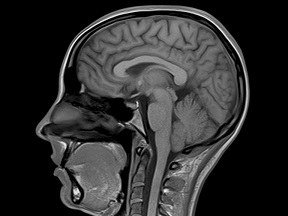
#> input picture small_0.jpg, 288 x 216 px
$ python engine.py
#> lines starting #> are read from the running program, lines starting #| are printed output that depends on the picture; after the words box and inside, x2 and y2 are one past the last pixel; in counts of white or black regions, pixels touching at a corner belong together
import cv2
import numpy as np
import functools


def change_sharp(img):
    kernel = np.array([[-1, -1, -1], [-1, 9, -1], [-1, -1, -1]])
    img = cv2.GaussianBlur(img, (5, 5), 0)
    img = cv2.filter2D(img, -1, kernel)
    return img


def change_constrast(img):
    lookuptable = np.empty((1,256), np.uint8)
    gamma = 3.2
    for i in range(256):
        lookuptable[0,i] = np.clip(pow(i / 255.0, gamma) * 255.0, 0, 255)
    return cv2.LUT(img, lookuptable)


def change_morphology(img):
    kernel = cv2.getStructuringElement(cv2.MORPH_ELLIPSE, (31, 31))
    closed = cv2.morphologyEx(img, cv2.MORPH_CLOSE, kernel)
    closed = cv2.dilate(closed, None, iterations=4)
    closed = cv2.erode(closed, None, iterations=2)
    return closed


def get_border(img):
    blurred = cv2.GaussianBlur(img, (9, 9), 0)
    border = cv2.Canny(blurred, 20, 20)
    return border


def remove_holes(img):
    contours, hierarch = cv2.findContours(img, cv2.RETR_TREE, cv2.CHAIN_APPROX_NONE)
    for i in range(len(contours)):
        if hierarch[0][i][3] != -1:
            cv2.drawContours(img, [contours[i]], 0, 255, -1)
    return img


def read_img(path):
    return cv2.imread(path, cv2.IMREAD_GRAYSCALE)


def simple(path):
    img = read_img(path)
    # cv2.imshow(path+'org', img)
    img = change_sharp(img)
    img = change_constrast(img)
    border = get_border(img)
    mor = change_morphology(border)
    res = remove_holes(mor)
    # cv2.imshow(path, res)
    return res


def get_pixels(img):
    lst = []
    for i in range(img.shape[0]):
        for j in range(img.shape[1]):
            if img.item(i, j) != 0:
                lst.append((i, j))
    return lst


def encode(img, lst, u, x0):
    T = 16
    m = 10
    j = 8
    H = []
    L = []

    for p in lst:
        v = img.item(p)
        H.append(v // T)
        L.append(v % T)

    x = [x0]
    for i in range(m + len(lst)):
        k = j if i < m else j + L[i - m]
        Gk = 2 ** (k % 7 + 8)
        L_u_xn = u * x[i] * (1 - x[i])
        x.append(L_u_xn * Gk - int(L_u_xn * Gk))
    x = x[m + 1:]

    pos = 100000
    ep = 1e-5
    for i in range(len(lst)):
        intx = int((x[i] - int(x[i])) * pos + ep) % (256 // T)
        nHv = H[i] ^ intx
        img.itemset(lst[i], nHv * T + L[i])

    return img


def decode(img, lst, u, x0):
    return encode(img, lst, u, x0)


def encode_change_pos(img, lst, u, x0):
    T = 16
    m = 10
    j = 8
    H = []
    L = []

    for p in lst:
        v = img.item(p)
        H.append(v // T)
        L.append(v % T)

    x = [(x0, 0)]
    for i in range(m + len(lst)):
        k = j if i < m else j + L[i - m]
        Gk = 2 ** (k % 7 + 8)
        L_u_xn = u * x[i][0] * (1 - x[i][0])
        x.append((L_u_xn * Gk - int(L_u_xn * Gk), i - m))
    x = x[m + 1:]
    x.sort(key=lambda v:v[0])

    pos = 100000
    ep = 1e-5
    for i in range(len(lst)):
        intx = int((x[i][0] - int(x[i][0])) * pos + ep) % (256 // T)
        nHv = H[x[i][1]] ^ intx
        img.itemset(lst[i], nHv * T + L[i])

    return img


def decode_change_pos(img, lst, u, x0):
    T = 16
    m = 10
    j = 8
    H = []
    L = []

    for p in lst:
        v = img.item(p)
        H.append(v // T)
        L.append(v % T)

    x = [(x0, 0)]
    for i in range(m + len(lst)):
        k = j if i < m else j + L[i - m]
        Gk = 2 ** (k % 7 + 8)
        L_u_xn = u * x[i][0] * (1 - x[i][0])
        x.append((L_u_xn * Gk - int(L_u_xn * Gk), i - m))
    x = x[m + 1:]
    x.sort(key=lambda v:v[0])

    pos = 100000
    ep = 1e-5
    for i in range(len(lst)):
        intx = int((x[i][0] - int(x[i][0])) * pos + ep) % (256 // T)
        nHv = H[i] ^ intx
        img.itemset(lst[x[i][1]], nHv * T + L[i])

    return img


def main():
    # imgs = ['mri_head.jpg', 'mri_bone.jpg', 'mri_brain.jpg', 'mri_heart.jpg', 'mri_heart0.jpg']
    # imgs = ['test_1.jpg', 'test_2.jpg']
    imgs = ['small_0.jpg', 'small_1.jpg', 'small_2.jpg', 'small_3.jpg', 'small_4.jpg']
    for img_name in imgs:
        img = simple(img_name)
#> in read_img, returned value is the input picture: shape (216, 288); min 0, max 255, mean 46.6
#> in change_constrast, `return cv2.LUT(img, lookuptable)`:
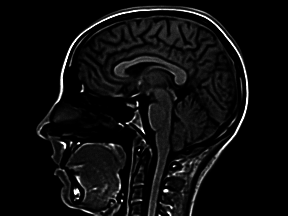
#> returned value: shape (216, 288); min 0, max 255, mean 11.8
#> in get_border, `blurred = cv2.GaussianBlur(img, (9, 9), 0)`:
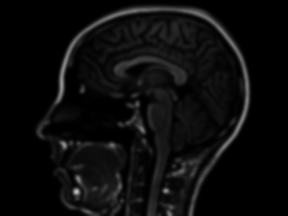
#> blurred: shape (216, 288); min 0, max 192, mean 11.8
#> in get_border, `border = cv2.Canny(blurred, 20, 20)`:
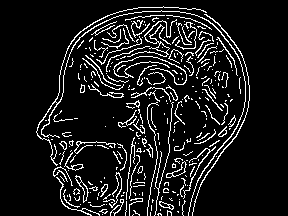
#> border: shape (216, 288); 10.1% white in thin lines or dots, all inside (x1, y1, x2, y2) = (36, 6, 250, 216)
#> in change_morphology, `closed = cv2.morphologyEx(img, cv2.MORPH_CLOSE, kernel)`: closed: shape (216, 288); 53.3% white; 4 black regions, box (x1, y1, x2, y2) and area: (0, 0, 120, 216) 13670, (193, 0, 288, 216) 13309, (73, 91, 115, 132) 1255, (83, 146, 116, 179) 829
#> in change_morphology, `closed = cv2.dilate(closed, None, iterations=4)`:
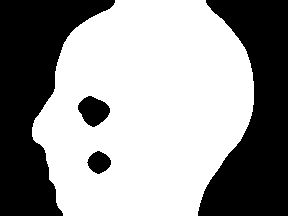
#> closed: shape (216, 288); 59.1% white; 4 black regions, box (x1, y1, x2, y2) and area: (0, 0, 115, 216) 12342, (198, 0, 288, 216) 12021, (78, 96, 110, 127) 670, (87, 151, 111, 174) 380
#> in change_morphology, `closed = cv2.erode(closed, None, iterations=2)`:
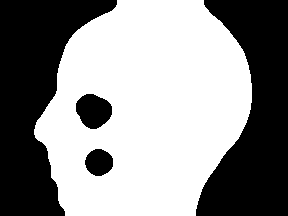
#> closed: shape (216, 288); 56.3% white; 4 black regions
#> in remove_holes, `contours, hierarch = cv2.findContours(img, cv2.RETR_TREE, cv2.CHAIN_AP..`: contours = 3 contours; box (x1, y1, x2, y2) and area: (34, 0, 252, 216) 36212, (75, 93, 113, 130) 986, (84, 148, 114, 177) 622
#> the loop in remove_holes, `for i in range(len(contours)):` made 3 passes
#> after the loop in remove_holes, `for i in range(len(contours)):`:
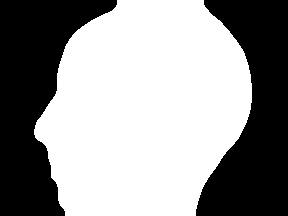
#> img: shape (216, 288); 58.7% white; 2 black regions, box (x1, y1, x2, y2) and area: (0, 0, 117, 216) 13002, (196, 0, 288, 216) 12661
        cv2.imwrite(img_name[:-4] + '_mask.jpg', img)
        lst = get_pixels(img)
#> lst = 36545 items
        encoded_img = encode_change_pos(read_img(img_name), lst, 3.0, 0.7123)
#> in encode_change_pos, `T = 16`: T = 16
#> the loop in encode_change_pos, `for p in lst:` made 36545 passes
#> (p, v) on passes 1 to 3: ((0, 117), 0), ((0, 118), 0), ((0, 119), 0)
#> after the loop in encode_change_pos, `for p in lst:`: H = 36545 items
#> the loop in encode_change_pos, `for i in range(m + len(lst)):` made 36555 passes
#> (k, Gk, L_u_xn) on passes 1 to 3: (8, 512, 0.615), (8, 512, 0.53), (8, 512, 0.713)
#> after the loop in encode_change_pos, `for i in range(m + len(lst)):`: x = 36556 items
#> in encode_change_pos, `x = x[m + 1:]`: x = 36545 items
#> the loop in encode_change_pos, `for i in range(len(lst)):` made 36545 passes
#> (intx, nHv) on passes 1 to 3: (0, 4), (2, 6), (3, 6)
#> after the loop in encode_change_pos, `for i in range(len(lst)):`:
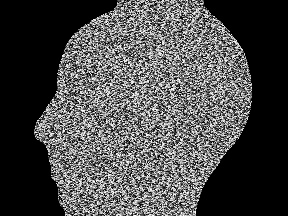
#> img: shape (216, 288); min 0, max 255, mean 74.5
        cv2.imwrite(img_name[:-4] + '_encoded.jpg', encoded_img)
        # cv2.imshow(img_name + '_encoded', encoded_img)
        decoded_img = decode_change_pos(encoded_img, lst, 3.0, 0.7123)
#> the loop in decode_change_pos, `for p in lst:` made 36545 passes
#> (p, v) on passes 1 to 3: ((0, 117), 64), ((0, 118), 96), ((0, 119), 96)
#> the loop in decode_change_pos, `for i in range(m + len(lst)):` made 36555 passes
#> after the loop in decode_change_pos, `for i in range(m + len(lst)):`: x = 36556 items
#> in decode_change_pos, `x = x[m + 1:]`: x = 36545 items
#> the loop in decode_change_pos, `for i in range(len(lst)):` made 36545 passes
#> (intx, nHv) on passes 1 to 3: (0, 4), (2, 4), (3, 5)
        # cv2.imshow(img_name + '_decoded', decoded_img)
        cv2.imwrite(img_name[:-4] + '_decoded.jpg', decoded_img)
#> pass 2 of the loop in main, `for img_name in imgs:`:
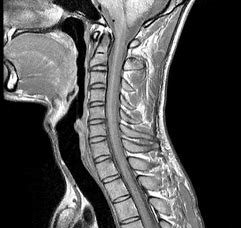
#> input picture small_1.jpg, 241 x 228 px
#> in read_img, returned value is the input picture: shape (228, 241); min 0, max 255, mean 78.9
#> blurred: shape (228, 241)
#> in get_border (call 2), `border = cv2.Canny(blurred, 20, 20)`:
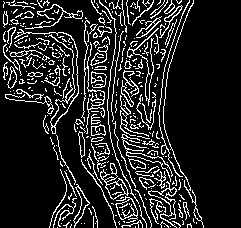
#> border: shape (228, 241); 14.3% white in thin lines or dots, all inside (x1, y1, x2, y2) = (3, 0, 204, 228)
#> kernel: shape (31, 31); values 0 (black) and 1 (white), 75.9% white; 4 black regions, box (x1, y1, x2, y2) and area: (0, 0, 15, 12) 58, (16, 0, 31, 12) 58, (0, 19, 15, 31) 58, (16, 19, 31, 31) 58
#> the loop in remove_holes (call 2), `for i in range(len(contours)):` made 1 pass
#> the loop in encode_change_pos (call 2), `for p in lst:` made 35031 passes
#> p on passes 1 to 3: (0, 0), (0, 1), (0, 2)
#> after the loop in encode_change_pos (call 2), `for i in range(len(lst)):`:
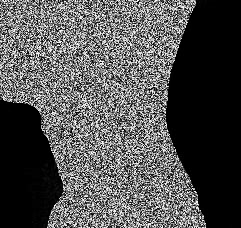
#> img: shape (228, 241); min 0, max 255, mean 81.5
#> the loop in decode_change_pos (call 2), `for p in lst:` made 35031 passes
#> pass 3 of the loop in main, `for img_name in imgs:`:
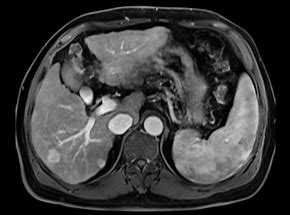
#> input picture small_2.jpg, 290 x 215 px
#> in read_img, returned value is the input picture: shape (215, 290); min 0, max 244, mean 58.5
#> blurred: shape (215, 290)
#> border: shape (215, 290); 12.1% white in thin lines or dots, all inside (x1, y1, x2, y2) = (14, 5, 277, 212)
#> the loop in remove_holes (call 3), `for i in range(len(contours)):` made 3 passes
#> after the loop in remove_holes (call 3), `for i in range(len(contours)):`:
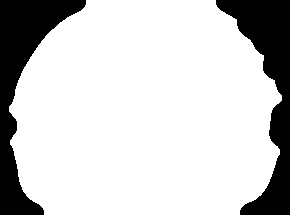
#> img: shape (215, 290); 79.9% white; 2 black regions, box (x1, y1, x2, y2) and area: (0, 0, 86, 215) 6316, (216, 0, 290, 215) 6216
#> the loop in encode_change_pos (call 3), `for p in lst:` made 49818 passes
#> p on passes 1 to 3: (0, 86), (0, 87), (0, 88)
#> after the loop in encode_change_pos (call 3), `for i in range(len(lst)):`:
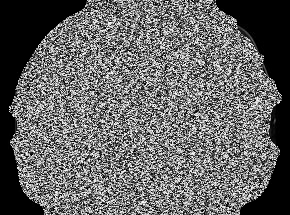
#> img: shape (215, 290); min 0, max 255, mean 101.3
#> the loop made 5 passes; the first 3 are shown

    cv2.waitKey(0)
    cv2.destroyAllWindows()


if __name__ == '__main__':
    main()
